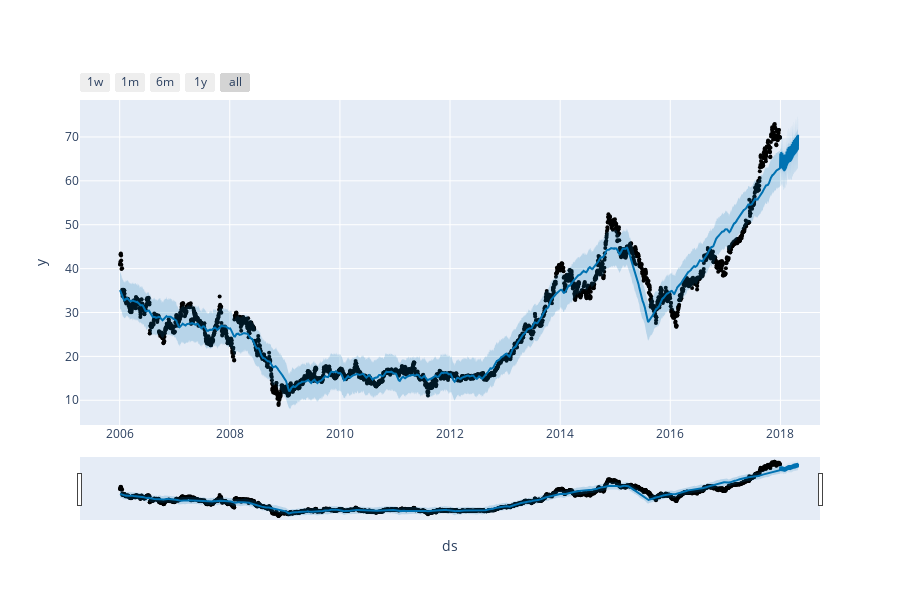

Notebook code for this chart:
### Markdown cell above
### Plot the forecast using plotly

An interactive figure of the forecast and components can be created with plotly. You will need to install plotly 4.0 or above separately, as it will not by default be installed with prophet. You will also need to install the notebook and ipywidgets packages.

### Code cell
plot_plotly(model, forecast)

### Figure 1 — Plotly figure (JSON) as saved in the notebook; plotly's stock layout.template omitted (floating-point values rounded to 4 significant figures; data arrays with more than 128 entries replaced by an {"elided": "..."} marker saying what was removed)
{"data": [{"marker": {"color": "black", "size": 4}, "mode": "markers", "name": "Actual", "type": "scatter", "x": {"elided": "3019 str values"}, "y": {"elided": "3019 float values"}}, {"hoverinfo": "skip", "line": {"width": 0}, "mode": "lines", "type": "scatter", "x": {"elided": "3139 str values"}, "y": {"elided": "3139 float values"}}, {"fill": "tonexty", "fillcolor": "rgba(0, 114, 178, 0.2)", "line": {"color": "#0072B2", "width": 2}, "mode": "lines", "name": "Predicted", "type": "scatter", "x": {"elided": "3139 str values"}, "y": {"elided": "3139 float values"}}, {"fill": "tonexty", "fillcolor": "rgba(0, 114, 178, 0.2)", "hoverinfo": "skip", "line": {"width": 0}, "mode": "lines", "type": "scatter", "x": {"elided": "3139 str values"}, "y": {"elided": "3139 float values"}}], "layout": {"height": 600, "showlegend": false, "width": 900, "xaxis": {"rangeselector": {"buttons": [{"count": 7, "label": "1w", "step": "day", "stepmode": "backward"}, {"count": 1, "label": "1m", "step": "month", "stepmode": "backward"}, {"count": 6, "label": "6m", "step": "month", "stepmode": "backward"}, {"count": 1, "label": "1y", "step": "year", "stepmode": "backward"}, {"step": "all"}]}, "rangeslider": {"visible": true}, "title": {"text": "ds"}, "type": "date"}, "yaxis": {"title": {"text": "y"}}}}
